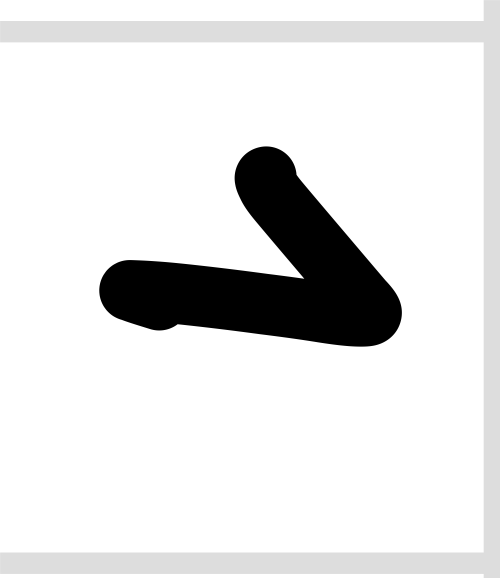
#> input picture test_image/perso/13.jpeg, 1000 x 1155 px, found by its file name (shown at 1/2 size)
$ python main.py
#> lines starting #> are read from the running program, lines starting #| are printed output that depends on the picture; after the words box and inside, x2 and y2 are one past the last pixel; in counts of white or black regions, pixels touching at a corner belong together; pictures that were not available may be replaced by others from this repository, and a replacement may not be noted
### 01:04:26/db.py
from os import listdir
from typing import Any
import csv

# import perso
from normalisation import normalisation
from caracterisation import caracterisation


############################
# Caractérisation database #
############################


def indexation(path: str) -> list:
    files = []

    for numberFolder in listdir(path):
        if numberFolder.isdigit() or numberFolder=="perso":
            for file in listdir(path + "/" + numberFolder):
                files.append(f"{path}/{numberFolder}/{file}")

    return files


def indexFile(path: str, taille_grille: int = 4) -> tuple:
    image = normalisation(path)
    data = caracterisation(image, taille_grille)
    return data


#######################
# fonction principale #
#######################


def create_db(path: str, taille_grille: int):
    tab = indexation(path)
    data_base = []
    for fichier in tab:
        data_base.append((list(indexFile(fichier, taille_grille)), fichier.split("/")[-1]))
    return data_base


def creer_journal(path: str, db, taille_grille: int):
    with open(path, 'w', newline='') as csvfile:
        writer = csv.writer(csvfile, delimiter=';')

        # S'il y a une grille 7x7, ça créera automatiquement 49 colonnes "zone_X"
        nb_zones = taille_grille * taille_grille
        colonnes_zones = [f"zone_{i}" for i in range(nb_zones)]

        en_tete = colonnes_zones + ['x_inter', 'y_inter', 'ratio_size', 'label']
        writer.writerow(en_tete)

        for image in db:
            caracteristiques = image[0]
            nom_image = image[1]

            line = list(caracteristiques)
            line.append(nom_image)

            writer.writerow(line)

# [17 lines left out: function charger_journal, not called in this run]


##################################
# main #
##################################


def main():
    ...
    # print(create_db("MacsOCR/01:04:26/Image/imageDepart"))


# [2 lines that do not run on import are left out]

### 01:04:26/normalisation.py
from PIL import Image
import numpy as np
import math
from typing import Any


#######################
# Normalisation image #
#######################


def binariasation(imagePath: str) -> list[Any]:
    """
    Permet de binariser une image donc le chemin est passé en paramètre
    pixel noir si la moyenne de ces couleur (RVB) < 128 et blanc sinon.
    Retourne une matrice (listes python)
    """
    img = Image.open(imagePath)
    pixelArray = []

    pixels = img.load()

    if pixels is not None:

        for y in range(img.size[1]):
            coordX = []

            for x in range(img.size[0]):

                pixel = pixels[x, y]

                if isinstance(pixel, tuple):
                    colorAverage = (pixel[0] + pixel[1] + pixel[2]) / 3
                elif isinstance(pixel, (int, float)):
                    colorAverage = pixel

                if colorAverage < 128:
                    coordX.append((0, 0, 0))
                else:
                    coordX.append((255, 255, 255))

            pixelArray.append(coordX)

    return pixelArray


def regression(img) -> tuple[float, float]:
    x = []
    y = []

    for i in range(len(img)):
        for j in range(len(img[0])):
            r, v, b = img[i][j]
            if r < 128 or v < 128 or b < 128:
                x.append(j)
                y.append(i)

    xa = np.array(x)
    ya = np.array(y)
    x_moy = np.mean(xa)
    y_moy = np.mean(ya)

    pente = np.sum((xa - x_moy) * (ya - y_moy)) / np.sum((ya - y_moy) ** 2)

    p = x_moy - pente * y_moy

    return pente, float(p)


def cropping(image: Image.Image) -> Image.Image:
    pixels = image.load()

    Xmin = image.size[0]
    Ymin = image.size[1]
    Xmax = 0
    Ymax = 0

    if pixels is not None:
        for y in range(image.size[1]):
            for x in range(image.size[0]):
                if pixels[x, y] == (0, 0, 0):
                    if x < Xmin:
                        Xmin = x
                    if x > Xmax:
                        Xmax = x
                    if y < Ymin:
                        Ymin = y
                    if y > Ymax:
                        Ymax = y

    if Xmin > Xmax or Ymin > Ymax:
        return image

    image_recadree = image.crop((Xmin, Ymin, Xmax + 1, Ymax + 1))

    image_recadree.thumbnail((28, 28), Image.Resampling.LANCZOS)
    image_standardisee = Image.new("RGB", (28, 28), color=(255, 255, 255))
    pos_x = (28 - image_recadree.size[0]) // 2
    pos_y = (28 - image_recadree.size[1]) // 2
    image_standardisee.paste(image_recadree, (pos_x, pos_y))

    pixels_std = image_standardisee.load()

    if pixels_std is not None:
        for x in range(28):
            for y in range(28):
                pixel = pixels_std[x, y]

                if isinstance(pixel, tuple):
                    moyenne = sum(pixel[:3]) / 3
                elif isinstance(pixel, (int, float)):
                    moyenne = float(pixel)
                else:
                    moyenne = 255.0

                if moyenne < 128:  # Si c'est plutôt sombre
                    pixels_std[x, y] = (0, 0, 0)  # Noir pur
                else:
                    pixels_std[x, y] = (255, 255, 255)  # Blanc pur

    return image_standardisee


def rotateImage(imgMatrix, slope) -> Image.Image:
    img = np.asarray(imgMatrix, dtype=np.uint8)
    img = Image.fromarray(img)
    imgRotated = img.rotate(slope, expand=True, fillcolor=(255, 255, 255))

    return imgRotated


#######################
# Fonction principale #
#######################


def normalisation(path: str) -> Image.Image:
    binaryImage = binariasation(path)
    pente, p = regression(binaryImage)

    angle_rad = math.atan(pente)
    angle_deg = math.degrees(angle_rad)

    rotatedImage = rotateImage(binaryImage, -angle_deg)
    croppedImage = cropping(rotatedImage)
    return croppedImage

### 01:04:26/caracterisation.py
from PIL import Image
import numpy as np

from normalisation import cropping

##################################
# Caractérisation de notre image #
##################################


def intersect(image: Image.Image) -> tuple[int, int]:
    middle_x = image.size[0] / 2
    middle_y = image.size[1] / 2

    lx = [False]
    ly = [False]

    pixels = image.load()

    if pixels is not None :
        for i in range(image.size[0]):
            if (pixels[i, int(middle_y)] == (0, 0, 0)) != lx[-1]:
                lx.append(pixels[i, int(middle_y)] == (0, 0, 0))

        for j in range(image.size[1]):
            if (pixels[int(middle_x), j] == (0, 0, 0)) != ly[-1]:
                ly.append(pixels[int(middle_x), j] == (0, 0, 0))

    lx.append(False)
    ly.append(False)

    return (lx.count(True), ly.count(True))


# [75 lines of commented-out code are left out]


def zoning_dynamique(image: Image.Image, taille_grille: int) -> list[float]:
    """
    Découpe l'image en une grille de (taille_grille x taille_grille).
    Gère automatiquement les divisions imparfaites sans perdre de pixels.
    """
    matrice = np.array(image)

    if len(matrice.shape) == 3:
        matrice = matrice[:, :, 0]

    total_noirs = np.sum(matrice == 0)
    if total_noirs == 0:
        total_noirs = 1

    densites = []

    limites = np.linspace(0, matrice.shape[0], taille_grille + 1, dtype=int)

    for i in range(taille_grille):
        for j in range(taille_grille):

            bloc = matrice[
                limites[i] : limites[i+1],
                limites[j] : limites[j+1]
            ]
            noirs = np.sum(bloc == 0)
            densites.append(float(noirs) / total_noirs)

    return densites

def caracterisation(image: Image.Image, taille_grille: int = 4) -> tuple:
    x_inter, y_inter = intersect(image)

    zones = zoning_dynamique(image, taille_grille)

    largeur, hauteur = image.size
    ratio_size = float(largeur) / float(hauteur) if hauteur != 0 else 1.0

    resultat = zones + [x_inter / 5.0, y_inter / 5.0, ratio_size]

    return tuple(resultat)

def ratio(image:Image.Image):
    return image.size

#######################
# Fonction principale #
#######################


# def caracterisation(img: Image.Image,) -> Any:
#     dens = densite(img)

#     (hg, hd, bg, bd, h, b, g, d) = densite_par_morceaux(img)
#     (inter_x, inter_y) = intersect(img)

#     (size_x,size_y) = ratio(img)
#     ratio_size = float(size_x) / float(size_y)

#     return (dens, hg, hd, bg, bd, h, b, g, d, inter_x / 8.0, inter_y / 8.0, ratio_size)

### 01:04:26/knn.py
import math
import numpy as np
from typing import Any

# [4 lines left out: function calcul_distance, not called in this run]


def calcul_distance_total(tab, mon_image) -> list[Any]:
    result = []
    for x in tab:
        result.append((calcul_distance(x, mon_image), x[1]))
    result.sort()
    return result


def find(distances, k, display) -> None | Any:
    k_voisins = distances[:k]

    votes = {}

    for distance, nom_image in k_voisins:
        vrai_chiffre = str(nom_image)[0]

        if vrai_chiffre in votes:
            votes[vrai_chiffre] += 1
        else:
            votes[vrai_chiffre] = 1

    if display:print(f"Détail des {k} votes : {votes}")

    meilleur_chiffre = None
    max_votes = 0

    for chiffre, nb_votes in votes.items():
        if nb_votes > max_votes:
            max_votes = nb_votes
            meilleur_chiffre = chiffre

    return meilleur_chiffre


# [7 lines left out: function main, not called in this run]


# [2 lines that do not run on import are left out]

### 01:04:26/main.py
import numpy as np
from matplotlib import pyplot as plt
import math
from typing import Any

import time
import os

# import perso
from normalisation import *
from caracterisation import *
import db
import knn

###################
# Affichage Image #
###################


# [62 lines left out: functions showImage, NormalisationFichier, not called in this run]


############################
# création base de données #
############################

def CreateDb(dataset, k, db_csv, taille_grille) -> list[Any]:
    print("")

    if os.path.exists(db_csv):
        # print("\nChargement rapide de la base de données depuis le CSV...")
        database = db.charger_journal(db_csv)
    else:
        print("\nCalcul de la base de données en cours...")
        database = db.create_db(dataset, taille_grille)
        db.creer_journal(db_csv, database, taille_grille)
        print("Base de données sauvegardée dans le CSV !\n")

    return database
    # print(f"Nombre d'images dans la base : {len(database)}")
    # print(ratio(normalisation(file)))


#############################
# Main du projet au complet #
#############################

def main() -> None:
    dataset = "Chars74K"
    k = 5
    taille_grille = 7
    db_csv = "/Users/antoine/Documents/etude/l2/s4/MaCs/projet/MacsOCR/database.csv"
    dataset_train = f"/Users/antoine/Documents/etude/l2/s4/MaCs/projet/MacsOCR/01:04:26/Image/{dataset}/"

    number_test = 1
    number_image = 5
    file_MNIST = f"/Users/antoine/Documents/etude/l2/s4/MaCs/projet/MacsOCR/test_image/{dataset}/{number_test}/{number_test}_dataset_{number_image}.png"
    file_perso = f"/Users/antoine/Documents/etude/l2/s4/MaCs/projet/MacsOCR/test_image/main2/13.jpeg"
    file = file_perso


    database = CreateDb(dataset_train,k,db_csv, taille_grille)

    mon_image = (list(db.indexFile(file, taille_grille)), file.split("/")[-1]) # ([list des pixel image], nom de l'image)
#> in binariasation, img is the input picture: PIL image 1000x1155 RGB; min 0, max 255, mean 226.9
#> after the loop in binariasation, `for y in range(img.size[1]):`: pixelArray = 1155 items
#> after the loop in regression, `for i in range(len(img)):`: x = 111084 items
#> in regression, `x_moy = np.mean(xa)`: x_moy = 533.8
#> in regression, `y_moy = np.mean(ya)`: y_moy = 548.2
#> in regression, `pente = np.sum((xa - x_moy) * (ya - y_moy)) / np.sum((ya - y_moy) ** 2)`: pente = -0.0557
#> in regression, `p = x_moy - pente * y_moy`: p = 564.3
#> in normalisation, `pente, p = regression(binaryImage)`: pente = -0.0557; p = 564.3
#> in normalisation, `angle_rad = math.atan(pente)`: angle_rad = -0.0556
#> in normalisation, `angle_deg = math.degrees(angle_rad)`: angle_deg = -3.19
#> in rotateImage, `img = np.asarray(imgMatrix, dtype=np.uint8)`: img: shape (1155, 1000, 3); 90.4% white; 1 black region, box (x1, y1, x2, y2) and area: (199, 293, 804, 693) 111084
#> in rotateImage, `imgRotated = img.rotate(slope, expand=True, fillcolor=(255, 255, 255))`:
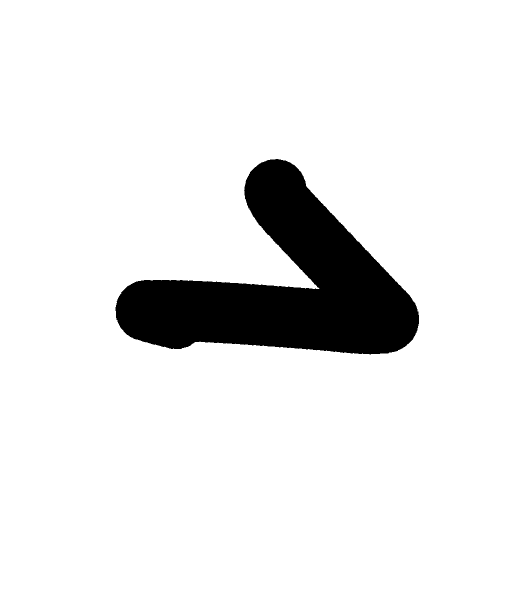
#> imgRotated: PIL image 1064x1209 RGB (shown at 1/2 size); 91.4% white; 1 black region, box (x1, y1, x2, y2) and area: (231, 318, 838, 709) 111082
#> in cropping, `image_recadree = image.crop((Xmin, Ymin, Xmax + 1, Ymax + 1))`:
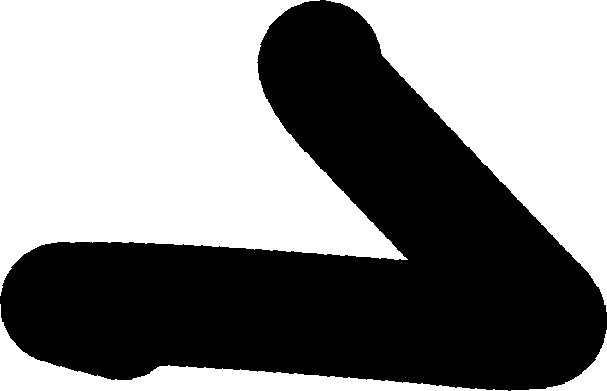
#> image_recadree: PIL image 607x391 RGB; 53.2% white; 1 black region, box (x1, y1, x2, y2) and area: (0, 0, 607, 391) 111082
#> in cropping, `image_recadree.thumbnail((28, 28), Image.Resampling.LANCZOS)`:
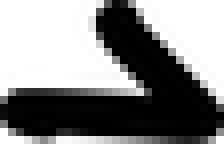
#> image_recadree: PIL image 28x18 RGB (shown 8 times larger); min 0, max 255, mean 136.1
#> in cropping, `image_standardisee = Image.new("RGB", (28, 28), color=(255, 255, 255))`: image_standardisee: PIL image 28x28 RGB; every value is 255
#> in cropping, `image_standardisee.paste(image_recadree, (pos_x, pos_y))`:
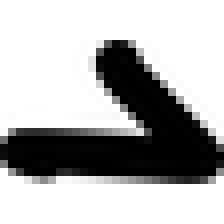
#> image_standardisee: PIL image 28x28 RGB (shown 8 times larger); min 0, max 255, mean 178.6
#> in normalisation, `croppedImage = cropping(rotatedImage)`:
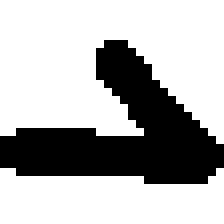
#> croppedImage: PIL image 28x28 RGB (shown 8 times larger); 70.2% white; 1 black region, box (x1, y1, x2, y2) and area: (0, 5, 28, 23) 234
#> after the loop in intersect, `for i in range(image.size[0]):`: lx = [False, True, False]
#> after the loop in intersect, `for j in range(image.size[1]):`: ly = [False, True, False, True, False]
#> in caracterisation, `x_inter, y_inter = intersect(image)`: x_inter = 1; y_inter = 2
#> in zoning_dynamique, `total_noirs = np.sum(matrice == 0)`: total_noirs = 234
#> after the loop in zoning_dynamique, `for i in range(taille_grille):`: densites = 49 values, max 0.0684 at index 29, min 0 at index 0, mean 0.0204
#> in caracterisation, `zones = zoning_dynamique(image, taille_grille)`: zones has the same summary as densites in zoning_dynamique
#> in caracterisation, `resultat = zones + [x_inter / 5.0, y_inter / 5.0, ratio_size]`: resultat = 52 values, max 1 at index 51, min 0 at index 0, mean 0.05
#> in indexFile, `data = caracterisation(image, taille_grille)`: data has the same summary as resultat in caracterisation
    print("Données de mon image :",mon_image)
#> (printed output is left out)
    distances = knn.calcul_distance_total(database, mon_image)
#> after the loop in calcul_distance_total, `for x in tab:`: result = []
#> distances = []
    print("Prédiction :", knn.find(distances, k, True))
#> after the loop in find, `for distance, nom_image in k_voisins:`: votes = 0 items
#| Détail des 5 votes : {}
#> after the loop in find, `for chiffre, nb_votes in votes.items():`: max_votes = 0
#| Prédiction : None
    print("")


if __name__ == "__main__":
    t = time.time()
    main()
    print("\ntemps d'execution :", time.time() - t)
    # testFichier("/Users/antoine/Documents/etude/l2/s4/MaCs/projet/MacsOCR/train_image/perso/test24.png")
